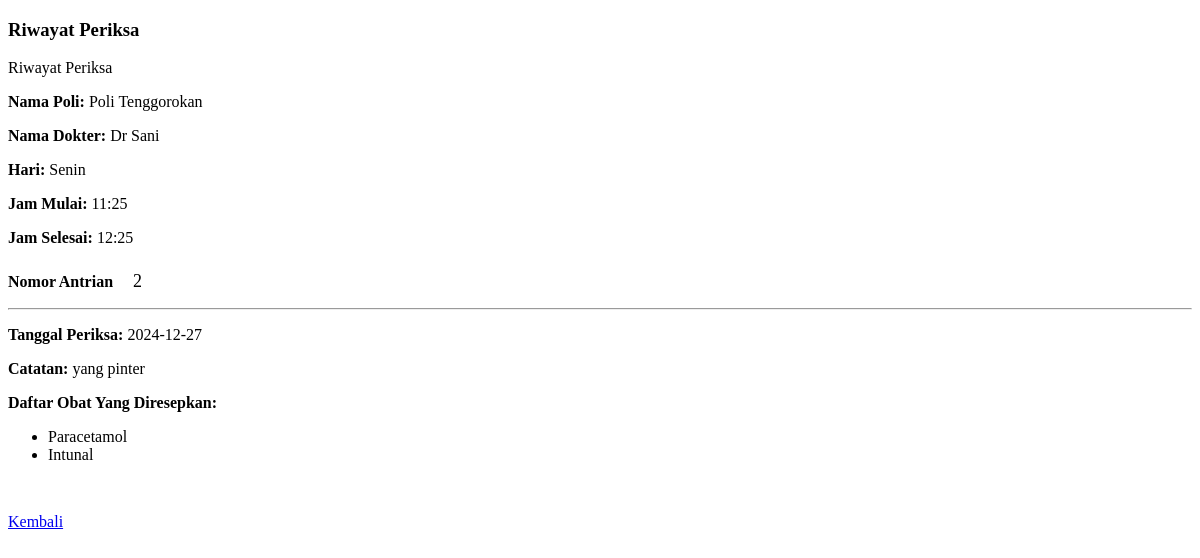
/page/detail_daftar_poli/index.php?id=5, run on the app's committed database.
### tables this page shows
CREATE TABLE `daftar_poli` (
  `id` int(11) NOT NULL,
  `id_pasien` int(11) NOT NULL,
  `id_jadwal` int(11) NOT NULL,
  `keluhan` text NOT NULL,
  `no_antrian` int(11) DEFAULT NULL,
  `status_periksa` enum('0','1') NOT NULL
);

CREATE TABLE `poli` (
  `id` int(11) NOT NULL,
  `nama_poli` varchar(25) NOT NULL,
  `keterangan` text DEFAULT NULL
);

CREATE TABLE `dokter` (
  `id` int(11) NOT NULL,
  `nama` varchar(150) NOT NULL,
  `alamat` varchar(255) DEFAULT NULL,
  `no_hp` varchar(40) DEFAULT NULL,
  `id_poli` int(11) NOT NULL,
  `password` varchar(255) NOT NULL,
  `role` enum('dokter') NOT NULL DEFAULT 'dokter'
);

CREATE TABLE `jadwal_periksa` (
  `id` int(11) NOT NULL,
  `id_dokter` int(11) NOT NULL,
  `hari` enum('Senin','Selasa','Rabu','Kamis','Jumat','Sabtu') NOT NULL,
  `jam_mulai` time NOT NULL,
  `jam_selesai` time NOT NULL,
  `status` char(1) DEFAULT '2',
  `aktif` char(1) NOT NULL DEFAULT 'N'
);

CREATE TABLE `periksa` (
  `id` int(11) NOT NULL,
  `id_daftar_poli` int(11) NOT NULL,
  `tgl_periksa` date NOT NULL,
  `catatan` text NOT NULL,
  `biaya_periksa` int(11) DEFAULT NULL
);

### page/detail_daftar_poli/index.php (the view, shortened to what this page needs)
<?php
require 'koneksi.php';
$id = $_GET['id'];
$ambilDetail = mysqli_query($mysqli, "
    SELECT
        dp.id AS idDetailPeriksa,
        daftar_poli.id AS idDaftarPoli,
        poli.nama_poli,
        dokter.nama AS namaDokter,
        jadwal_periksa.hari,
        DATE_FORMAT(jadwal_periksa.jam_mulai, '%H:%i') AS jamMulai,
        DATE_FORMAT(jadwal_periksa.jam_selesai, '%H:%i') AS jamSelesai,
        daftar_poli.no_antrian,
        p.id AS idPeriksa,
        p.tgl_periksa,
        p.catatan,
        p.biaya_periksa,
        GROUP_CONCAT(o.id) AS idObat,
        GROUP_CONCAT(o.nama_obat SEPARATOR ', ') AS namaObat
    FROM daftar_poli
    INNER JOIN jadwal_periksa ON daftar_poli.id_jadwal = jadwal_periksa.id
    INNER JOIN dokter ON jadwal_periksa.id_dokter = dokter.id
    INNER JOIN poli ON dokter.id_poli = poli.id
    LEFT JOIN periksa p ON daftar_poli.id = p.id_daftar_poli
    LEFT JOIN detail_periksa dp ON p.id = dp.id_periksa
    LEFT JOIN obat o ON dp.id_obat = o.id
    WHERE daftar_poli.id = '$id'
    GROUP BY daftar_poli.id
");
$data = mysqli_fetch_assoc($ambilDetail);
?>
<!DOCTYPE html>
<html lang="en">
<head>
</head>
<body>
    <div class="container mt-5">
        <h3 class="text-center">Riwayat Periksa</h3>
        <div class="card">
            <div class="card-header bg-primary">
                Riwayat Periksa
            </div>
            <div class="card-body">
                <div class="row">
                    <div class="col-md-6">
                        <p><strong>Nama Poli:</strong> <?php echo htmlspecialchars($data['nama_poli']); ?></p>
                        <p><strong>Nama Dokter:</strong> <?php echo htmlspecialchars($data['namaDokter']); ?></p>
                        <p><strong>Hari:</strong> <?php echo htmlspecialchars($data['hari']); ?></p>
                        <p><strong>Jam Mulai:</strong> <?php echo htmlspecialchars($data['jamMulai']); ?></p>
                        <p><strong>Jam Selesai:</strong> <?php echo htmlspecialchars($data['jamSelesai']); ?></p>
                        <strong>Nomor Antrian</strong>
                        <div class="no-antrian bg-info">
                            <?php echo htmlspecialchars($data['no_antrian']); ?>
                        </div>
                    </div>
                </div>
                <hr>
                <p><strong>Tanggal Periksa:</strong> <?php echo htmlspecialchars($data['tgl_periksa']); ?></p>
                <p><strong>Catatan:</strong> <?php echo htmlspecialchars($data['catatan']); ?></p>
                <p><strong>Daftar Obat Yang Diresepkan:</strong></p>
                <ul>
                    <?php
                    if (!empty($data['namaObat'])) {
                        $namaObatArray = explode(', ', $data['namaObat']);
                        foreach ($namaObatArray as $index => $namaObat) {
                            echo "<li>" . htmlspecialchars($namaObat) . "</li>";
                        }
                    } else {
                        echo "<li>Tidak ada obat yang diresepkan.</li>";
                    }
                    ?>
                </ul>
                <div class="biaya-periksa mb-3 bg-danger">
                </div>
            </div>
            <div class="card-footer text-center">
                <a href="daftar_poliklinik.php" class="btn btn-primary">Kembali</a>
            </div>
        </div>
    </div>
</body>
</html>

### page/detail_daftar_poli/index.php (style rules this page uses)
.no-antrian { font-size: 18px; text-align: center; border-radius: 5px; padding: 8px 16px; display: inline-block; }
.biaya-periksa { font-size: 20px; font-weight: bold; color: white; padding: 5px 10px; border-radius: 5px; display: inline-block; }

### data on the page
daftar_poli: poli.nama_poli "Poli Tenggorokan", dokter.nama "Dr Sani", id_jadwal.hari "Senin", no_antrian "2", periksa.tgl_periksa "2024-12-27", periksa.catatan "yang pinter"

### other printed values
$data['jamMulai'] "11:25"
$data['jamSelesai'] "12:25"
$namaObat "Paracetamol"
$namaObat "Intunal"
